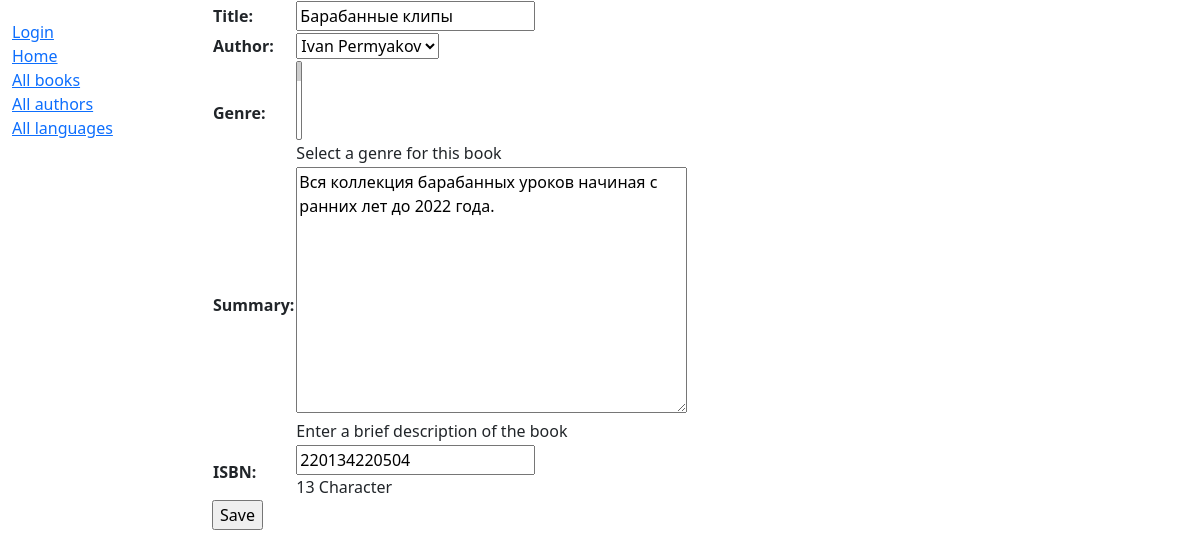
Page /catalog/book/1/update/ on the earlier database version.
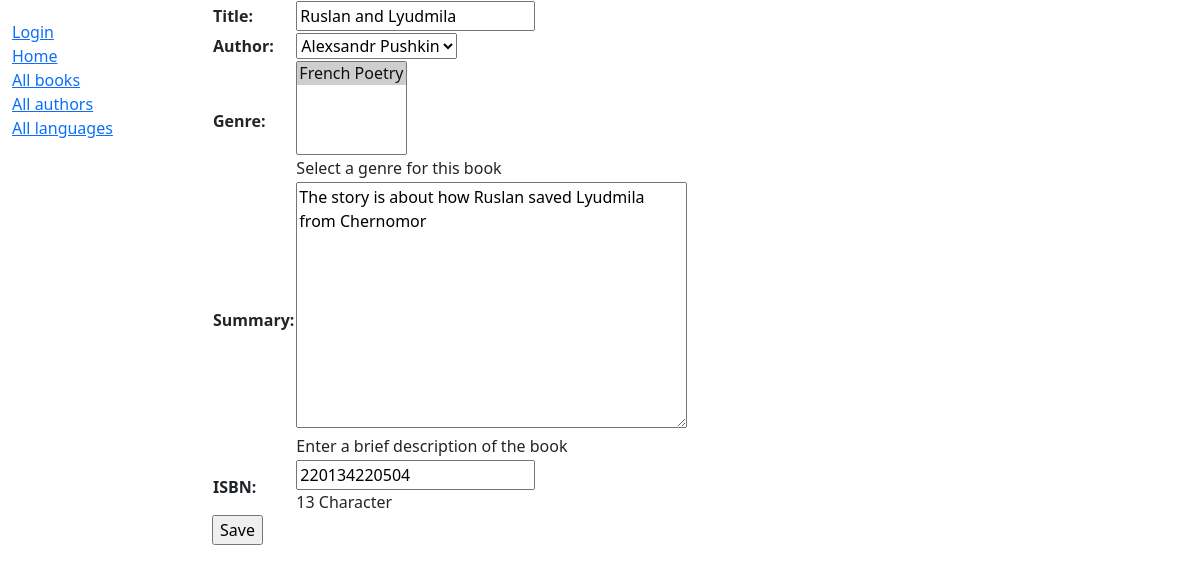
Same page on the later database version.
### catalog/models.py (models this page shows, shortened)
class Book(models.Model):
    title = models.CharField(max_length=200)
    author = models.ForeignKey('Author', on_delete=models.RESTRICT, null=True)
    summary = models.TextField(
        max_length=100, help_text="Enter a brief description of the book")
    isbn = models.CharField('ISBN', max_length=13, unique=True, help_text="13 Character <a href='https://www.isbn-international.org/content/what'>")
    genre = models.ManyToManyField('Genre', help_text="Select a genre for this book")
    class Meta:
        ordering = ['title', 'author']

### catalog/views.py (the view)
# urls.py: path('book/<int:pk>/update/', views.BookUpdate.as_view(), name='book-update'),
class BookUpdate(UpdateView):
    model = Book
    fields = ['title', 'author', 'genre', 'summary', 'isbn']

### catalog/models.py (called while the page is built)
    def __str__(self):
        return self.name

    def __str__(self):
        return f'{self.first_name} {self.last_name}'

### templates/catalog/book_form.html (shortened to what this page needs)
<!DOCTYPE html>
<html lang="">
  <head>
  </head>
  <body>
    {% extends "base_generic.html" %}
    {% block content %}
      <form action="" method="post">
        <table>
          {{ form.as_table }}
        </table>
        <input type="submit" value="Save">
      </form>
    {% endblock %}

Differences in the rows shown:
changed Book: title "Барабанные клипы" → "Ruslan and Lyudmila"; author "Ivan Permyakov" → "Alexsandr Pushkin"; summary "Вся коллекция барабанных уроков начиная с ранних лет до 2022 года." → "The story is about how Ruslan saved Lyudmila from Chernomor"
Other differences:
form field genre: "☑ /" → "French Poetry ☑"
